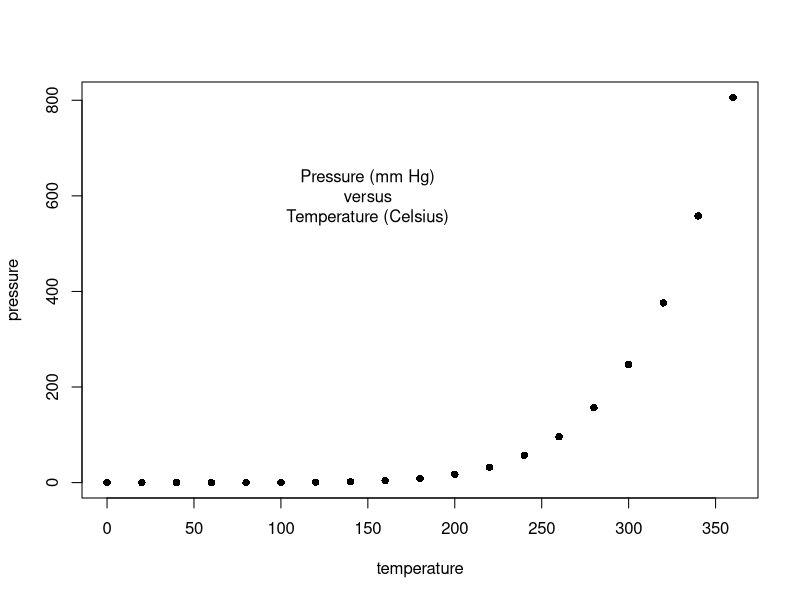
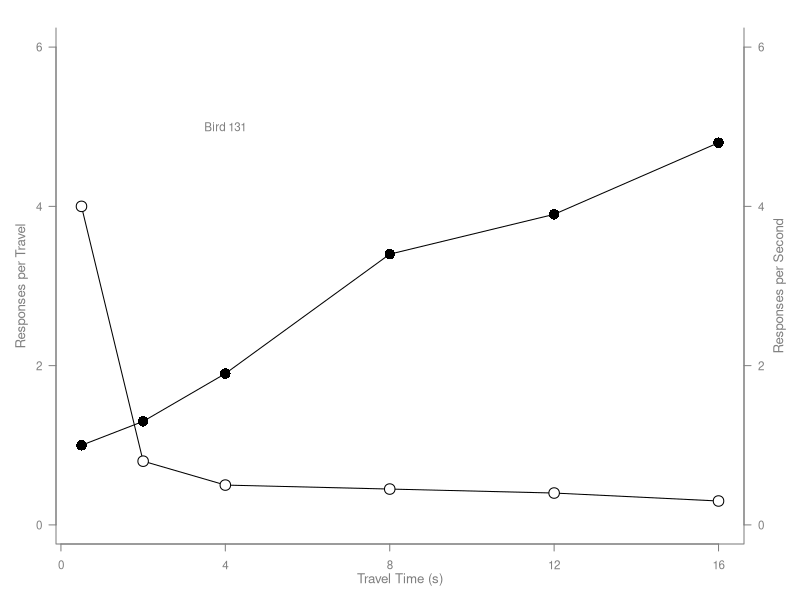
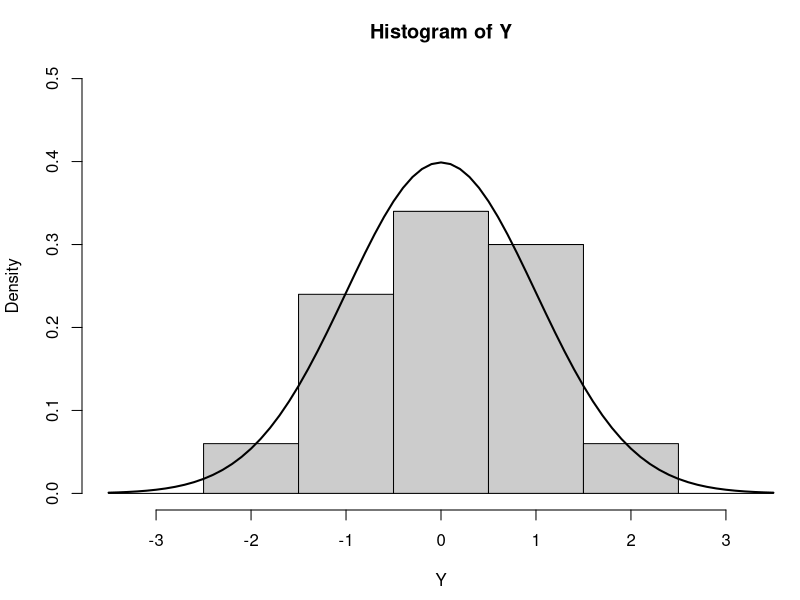
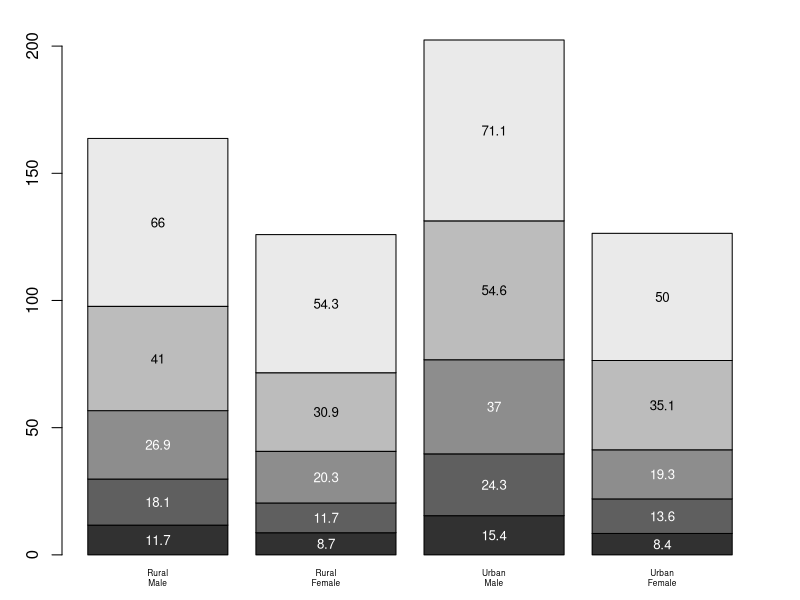
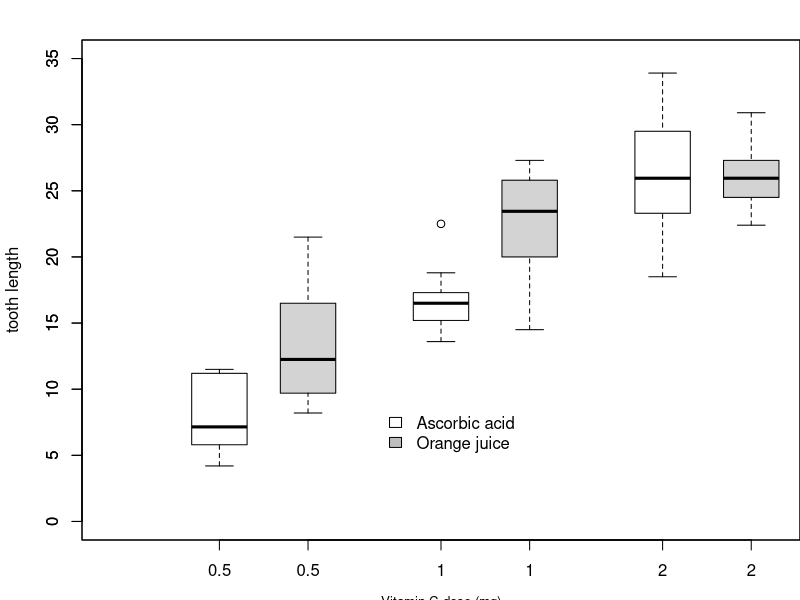
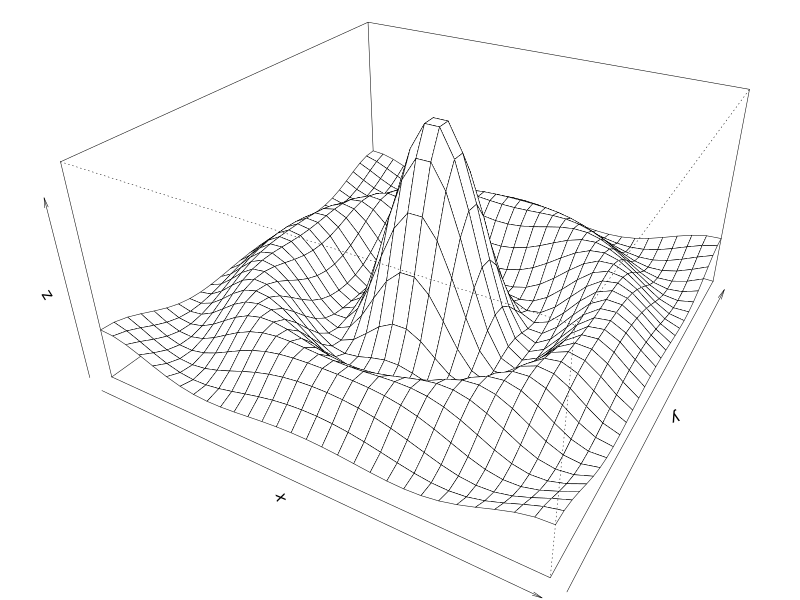
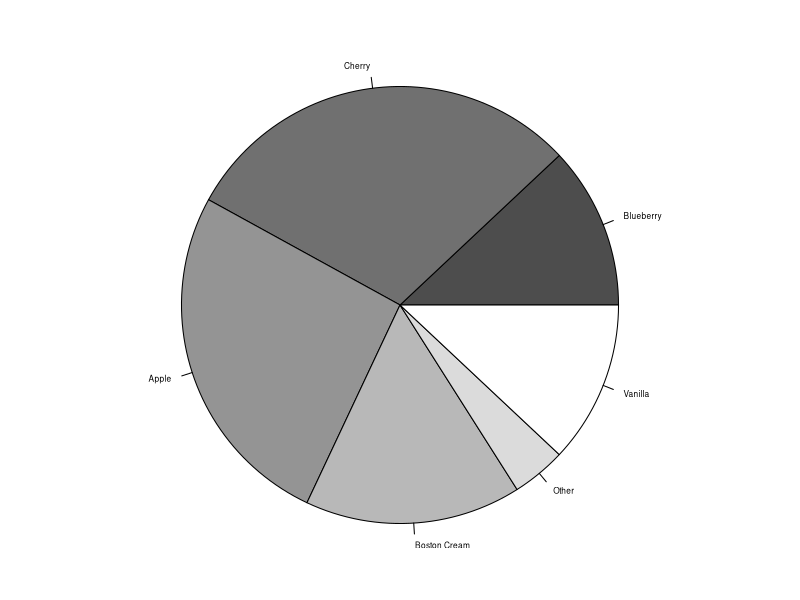

The R script that drew these images, in order:
### Paul Murrell's R examples (selected)

## Start plotting from basics 
# Note the order
png("a2p1.png", width=800, height=600)
plot(pressure, pch=16)  # Can you change pch?
text(150, 600, 
     "Pressure (mm Hg)\nversus\nTemperature (Celsius)")
dev.off()

#  Examples of standard high-level plots 
#  In each case, extra output is also added using low-level 
#  plotting functions.
# 

# Scatterplot
# Note the incremental additions
png("a2p2.png", width=800, height=600)

x <- c(0.5, 2, 4, 8, 12, 16)
y1 <- c(1, 1.3, 1.9, 3.4, 3.9, 4.8)
y2 <- c(4, .8, .5, .45, .4, .3)

# Setting label orientation, margins c(bottom, left, top, right) & text size
par(las=1, mar=c(4, 4, 2, 4), cex=.7) 
plot.new()
plot.window(range(x), c(0, 6))
lines(x, y1)
lines(x, y2)
points(x, y1, pch=16, cex=2) # Try different cex value?  
points(x, y2, pch=21, bg="white", cex=2)  # Different background color
par(col="gray50", fg="gray50", col.axis="gray50")
axis(1, at=seq(0, 16, 4)) # What is the first number standing for?
axis(2, at=seq(0, 6, 2))
axis(4, at=seq(0, 6, 2))
box(bty="u")
mtext("Travel Time (s)", side=1, line=2, cex=0.8)
mtext("Responses per Travel", side=2, line=2, las=0, cex=0.8)
mtext("Responses per Second", side=4, line=2, las=0, cex=0.8)
text(4, 5, "Bird 131")
par(mar=c(5.1, 4.1, 4.1, 2.1), col="black", fg="black", col.axis="black")
dev.off()

# Histogram
# Random data
png("a2p3.png", width=800, height=600)
Y <- rnorm(50)
# Make sure no Y exceed [-3.5, 3.5]
Y[Y < -3.5 | Y > 3.5] <- NA # Selection/set range
x <- seq(-3.5, 3.5, .1)
dn <- dnorm(x)
par(mar=c(4.5, 4.1, 3.1, 0))
hist(Y, breaks=seq(-3.5, 3.5), ylim=c(0, 0.5), 
     col="gray80", freq=FALSE)
lines(x, dnorm(x), lwd=2)
par(mar=c(5.1, 4.1, 4.1, 2.1))
dev.off()

# Barplot
png("a2p4.png", width=800, height=600)
par(mar=c(2, 3.1, 2, 2.1)) 
midpts <- barplot(VADeaths, 
                  col=gray(0.1 + seq(1, 9, 2)/11), 
                  names=rep("", 4))
mtext(sub(" ", "\n", colnames(VADeaths)),
      at=midpts, side=1, line=0.5, cex=0.5)
text(rep(midpts, each=5), apply(VADeaths, 2, cumsum) - VADeaths/2,
     VADeaths, 
     col=rep(c("white", "black"), times=3:2), 
     cex=0.8)
par(mar=c(5.1, 4.1, 4.1, 2.1))
dev.off()  

# Boxplot
png("a2p5.png", width=800, height=600)
par(mar=c(3, 4.1, 2, 0))
boxplot(len ~ dose, data = ToothGrowth,
        boxwex = 0.25, at = 1:3 - 0.2,
        subset= supp == "VC", col="white",
        xlab="",
        ylab="tooth length", ylim=c(0,35))
mtext("Vitamin C dose (mg)", side=1, line=2.5, cex=0.8)
boxplot(len ~ dose, data = ToothGrowth, add = TRUE,
        boxwex = 0.25, at = 1:3 + 0.2,
        
        subset= supp == "OJ")
legend(1.5, 9, c("Ascorbic acid", "Orange juice"), 
       fill = c("white", "gray"), 
       bty="n")
par(mar=c(5.1, 4.1, 4.1, 2.1))
dev.off()

# Persp
png("a2p6.png", width=800, height=600)
x <- seq(-10, 10, length= 30)
y <- x
f <- function(x,y) { r <- sqrt(x^2+y^2); 10 * sin(r)/r }
z <- outer(x, y, f)
z[is.na(z)] <- 1
# 0.5 to include z axis label
par(mar=c(0, 0.5, 0, 0), lwd=0.5)
persp(x, y, z, theta = 30, phi = 30, 
      expand = 0.5)
par(mar=c(5.1, 4.1, 4.1, 2.1), lwd=1)
dev.off()

# Piechart
png("a2p7.png", width=800, height=600)
par(mar=c(0, 2, 1, 2), xpd=FALSE, cex=0.5)
pie.sales <- c(0.12, 0.3, 0.26, 0.16, 0.04, 0.12)
names(pie.sales) <- c("Blueberry", "Cherry",
                      "Apple", "Boston Cream", "Other", "Vanilla")
pie(pie.sales, col = gray(seq(0.3,1.0,length=6))) 
dev.off()

# Exercise: Can you generate these charts individually?  Try these functions 
# using another dataset. Be sure to work on the layout and margins
